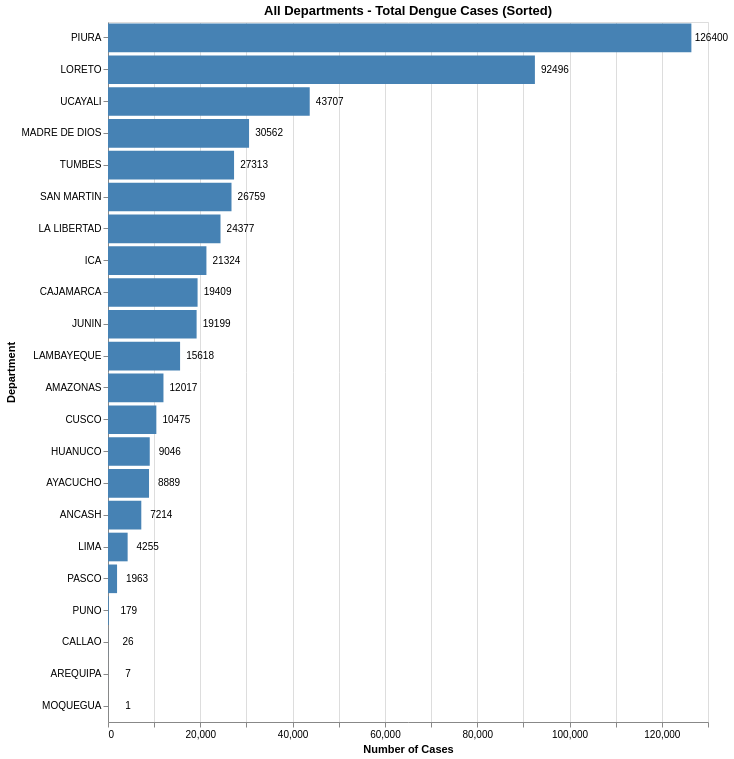

Notebook code cell kept with this figure:
### Code cell
# Sort descending
labels = alt.Chart(all_depts).mark_text(
    dx=20,
    fontSize=10
).encode(
    y=alt.Y('departamento:N', sort='-x'),
    x=alt.X('count:Q'),
    text=alt.Text('count:Q')
)

(bars + labels).properties(
    title='All Departments - Total Dengue Cases (Sorted)',
    width=600,
    height=700
)#.interactive()

### Figure 1 — Vega specification as saved in the notebook (floating-point values rounded to 4 significant figures)
{"$schema": "https://vega.github.io/schema/vega/v5.json", "data": [{"name": "source_0"}, {"name": "data_1", "values": [{"count": 126400, "count_end": 126400.0, "count_start": 0.0, "departamento": "PIURA"}, {"count": 92496, "count_end": 92500.0, "count_start": 0.0, "departamento": "LORETO"}, {"count": 43707, "count_end": 43710.0, "count_start": 0.0, "departamento": "UCAYALI"}, {"count": 30562, "count_end": 30560.0, "count_start": 0.0, "departamento": "MADRE DE DIOS"}, {"count": 27313, "count_end": 27310.0, "count_start": 0.0, "departamento": "TUMBES"}, {"count": 26759, "count_end": 26760.0, "count_start": 0.0, "departamento": "SAN MARTIN"}, {"count": 24377, "count_end": 24380.0, "count_start": 0.0, "departamento": "LA LIBERTAD"}, {"count": 21324, "count_end": 21320.0, "count_start": 0.0, "departamento": "ICA"}, {"count": 19409, "count_end": 19410.0, "count_start": 0.0, "departamento": "CAJAMARCA"}, {"count": 19199, "count_end": 19200.0, "count_start": 0.0, "departamento": "JUNIN"}, {"count": 15618, "count_end": 15620.0, "count_start": 0.0, "departamento": "LAMBAYEQUE"}, {"count": 12017, "count_end": 12020.0, "count_start": 0.0, "departamento": "AMAZONAS"}, {"count": 10475, "count_end": 10480.0, "count_start": 0.0, "departamento": "CUSCO"}, {"count": 9046, "count_end": 9046.0, "count_start": 0.0, "departamento": "HUANUCO"}, {"count": 8889, "count_end": 8889.0, "count_start": 0.0, "departamento": "AYACUCHO"}, {"count": 7214, "count_end": 7214.0, "count_start": 0.0, "departamento": "ANCASH"}, {"count": 4255, "count_end": 4255.0, "count_start": 0.0, "departamento": "LIMA"}, {"count": 1963, "count_end": 1963.0, "count_start": 0.0, "departamento": "PASCO"}, {"count": 179, "count_end": 179.0, "count_start": 0.0, "departamento": "PUNO"}, {"count": 26, "count_end": 26.0, "count_start": 0.0, "departamento": "CALLAO"}, {"count": 7, "count_end": 7.0, "count_start": 0.0, "departamento": "AREQUIPA"}, {"count": 1, "count_end": 1.0, "count_start": 0.0, "departamento": "MOQUEGUA"}]}, {"name": "data_2", "values": [{"count": 126400, "departamento": "PIURA"}, {"count": 92496, "departamento": "LORETO"}, {"count": 43707, "departamento": "UCAYALI"}, {"count": 30562, "departamento": "MADRE DE DIOS"}, {"count": 27313, "departamento": "TUMBES"}, {"count": 26759, "departamento": "SAN MARTIN"}, {"count": 24377, "departamento": "LA LIBERTAD"}, {"count": 21324, "departamento": "ICA"}, {"count": 19409, "departamento": "CAJAMARCA"}, {"count": 19199, "departamento": "JUNIN"}, {"count": 15618, "departamento": "LAMBAYEQUE"}, {"count": 12017, "departamento": "AMAZONAS"}, {"count": 10475, "departamento": "CUSCO"}, {"count": 9046, "departamento": "HUANUCO"}, {"count": 8889, "departamento": "AYACUCHO"}, {"count": 7214, "departamento": "ANCASH"}, {"count": 4255, "departamento": "LIMA"}, {"count": 1963, "departamento": "PASCO"}, {"count": 179, "departamento": "PUNO"}, {"count": 26, "departamento": "CALLAO"}, {"count": 7, "departamento": "AREQUIPA"}, {"count": 1, "departamento": "MOQUEGUA"}]}, {"name": "source_0_y_domain_departamento", "values": [{"departamento": "PIURA", "sort_field": 126400}, {"departamento": "LORETO", "sort_field": 92496}, {"departamento": "UCAYALI", "sort_field": 43707}, {"departamento": "MADRE DE DIOS", "sort_field": 30562}, {"departamento": "TUMBES", "sort_field": 27313}, {"departamento": "SAN MARTIN", "sort_field": 26759}, {"departamento": "LA LIBERTAD", "sort_field": 24377}, {"departamento": "ICA", "sort_field": 21324}, {"departamento": "CAJAMARCA", "sort_field": 19409}, {"departamento": "JUNIN", "sort_field": 19199}, {"departamento": "LAMBAYEQUE", "sort_field": 15618}, {"departamento": "AMAZONAS", "sort_field": 12017}, {"departamento": "CUSCO", "sort_field": 10475}, {"departamento": "HUANUCO", "sort_field": 9046}, {"departamento": "AYACUCHO", "sort_field": 8889}, {"departamento": "ANCASH", "sort_field": 7214}, {"departamento": "LIMA", "sort_field": 4255}, {"departamento": "PASCO", "sort_field": 1963}, {"departamento": "PUNO", "sort_field": 179}, {"departamento": "CALLAO", "sort_field": 26}, {"departamento": "AREQUIPA", "sort_field": 7}, {"departamento": "MOQUEGUA", "sort_field": 1}]}], "marks": [{"type": "rect", "name": "layer_0_marks", "from": {"data": "data_1"}, "encode": {"update": {"tooltip": {"signal": "{\"departamento\": isValid(datum[\"departamento\"]) ? datum[\"departamento\"] : \"\"+datum[\"departamento\"], \"count\": format(datum[\"count\"], \"\")}"}, "fill": {"value": "steelblue"}, "x2": {"field": "count_start", "scale": "x"}, "x": {"field": "count_end", "scale": "x"}, "height": {"signal": "max(0.25, bandwidth('y'))"}, "y": {"field": "departamento", "scale": "y"}}}, "style": ["bar"]}, {"type": "text", "name": "layer_1_marks", "from": {"data": "data_2"}, "encode": {"update": {"baseline": {"value": "middle"}, "y": {"field": "departamento", "scale": "y", "band": 0.5}, "x": {"field": "count", "scale": "x"}, "align": {"value": "center"}, "fontSize": {"value": 10}, "dx": {"value": 20}, "text": {"signal": "format(datum[\"count\"], \"\")"}, "fill": {"value": "black"}}}, "style": ["text"]}], "scales": [{"name": "x", "type": "linear", "domain": {"fields": [{"data": "data_1", "field": "count_start"}, {"data": "data_1", "field": "count_end"}, {"data": "data_2", "field": "count"}]}, "range": [0, {"signal": "width"}], "nice": true, "zero": true}, {"name": "y", "type": "band", "domain": {"data": "source_0_y_domain_departamento", "field": "departamento", "sort": {"op": "max", "field": "sort_field", "order": "descending"}}, "range": [0, {"signal": "height"}], "paddingOuter": 0.05, "paddingInner": 0.1}], "axes": [{"scale": "x", "domain": false, "aria": false, "minExtent": 0, "maxExtent": 0, "zindex": 0, "orient": "bottom", "gridScale": "y", "tickCount": {"signal": "ceil(width/40)"}, "labels": false, "ticks": false, "grid": true}, {"scale": "x", "grid": false, "title": "Number of Cases", "labelOverlap": true, "labelFlush": true, "orient": "bottom", "tickCount": {"signal": "ceil(width/40)"}, "zindex": 0}, {"scale": "y", "title": "Department", "orient": "left", "grid": false, "zindex": 0}], "title": {"text": "All Departments - Total Dengue Cases (Sorted)", "frame": "group"}, "background": "white", "width": 600, "padding": 5, "style": "cell", "height": 700}
